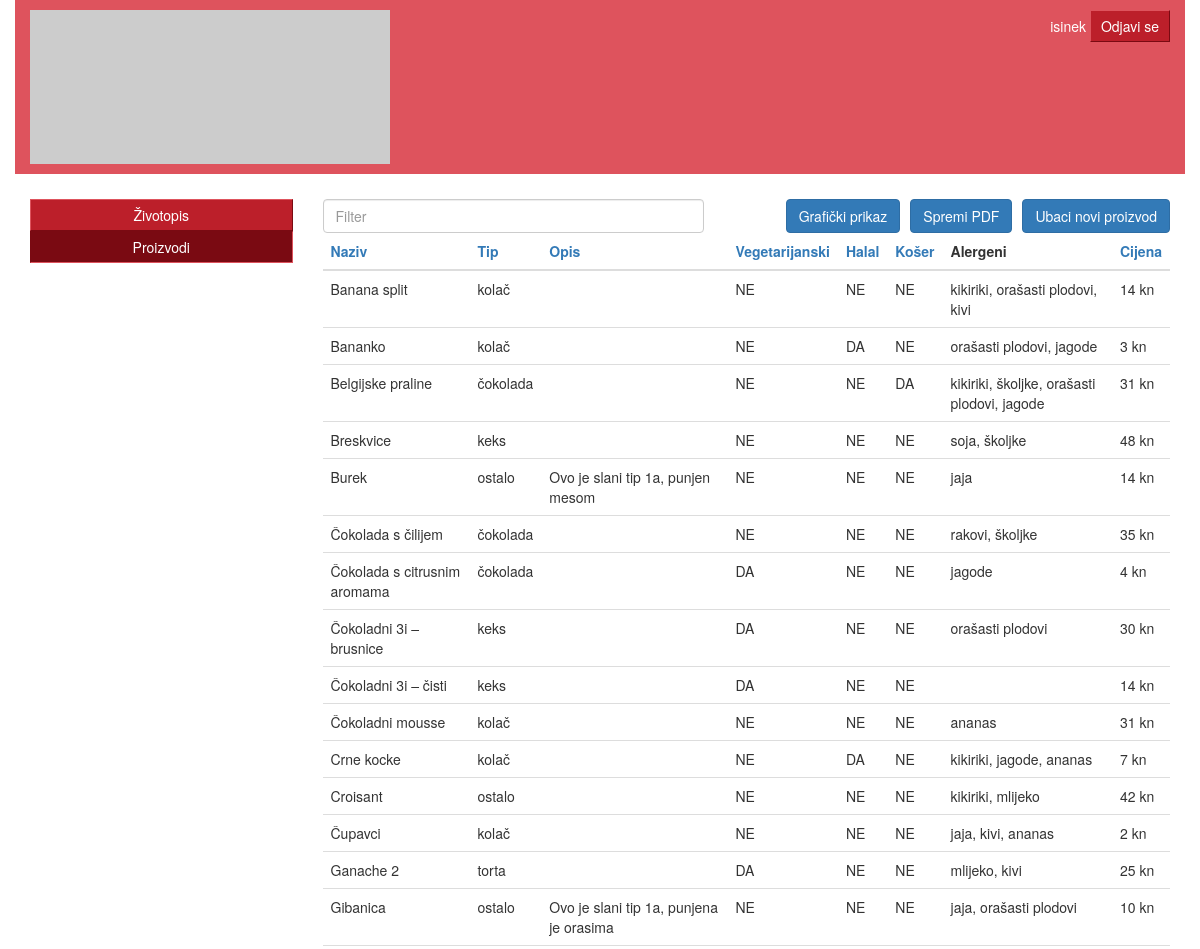
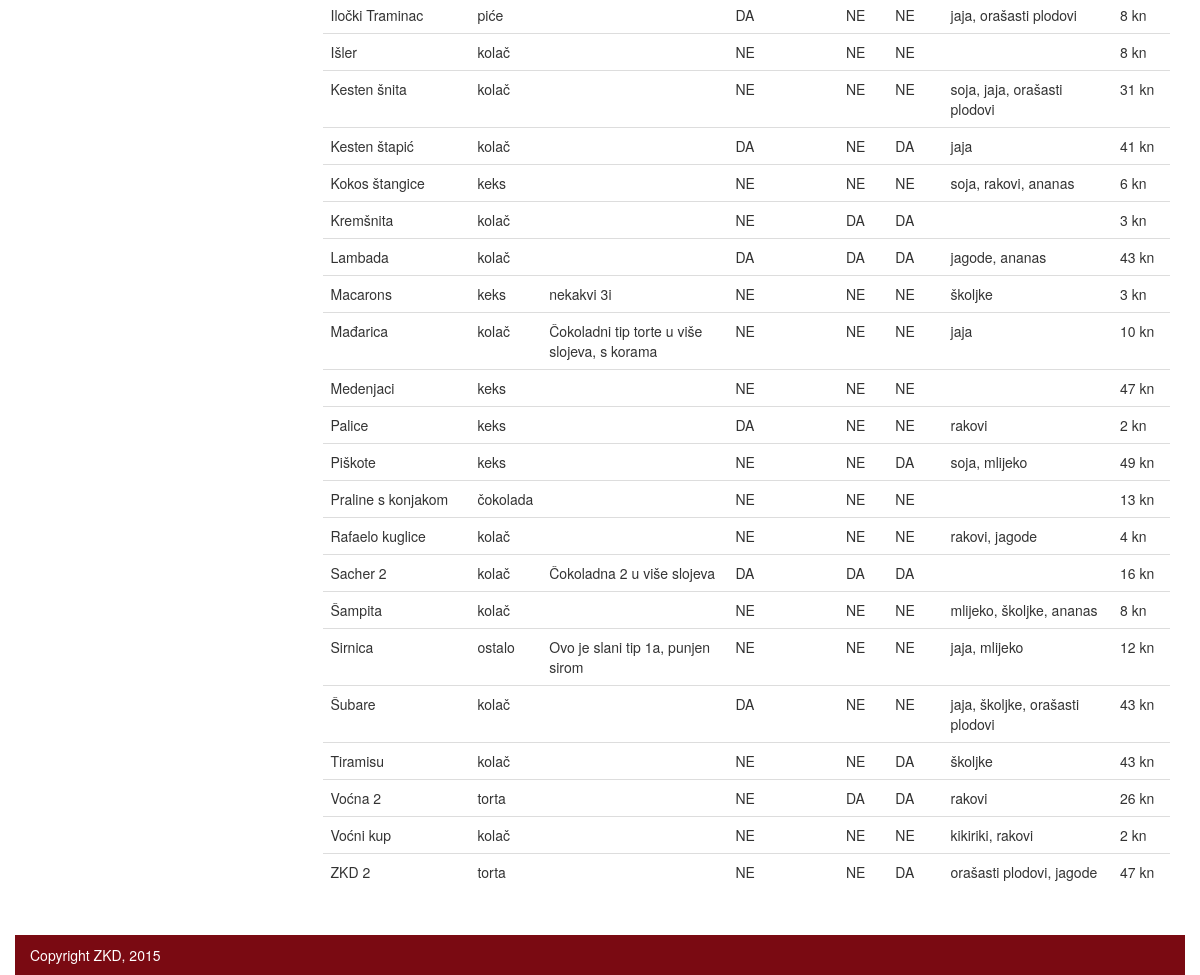
The app's page /lab4/proizvodi.php (signed in) with its own data (2 pictures, top to bottom).
### tables this page shows
CREATE TABLE IF NOT EXISTS `proizvodi` (
  `id` int(11) NOT NULL AUTO_INCREMENT,
  `naziv` varchar(50) NOT NULL,
  `tip` int(11) NOT NULL,
  `opis` text,
  `vegetarijanski` tinyint(1) NOT NULL,
  `halal` tinyint(1) NOT NULL,
  `koser` tinyint(1) NOT NULL,
  `cijena` decimal(10,0) DEFAULT NULL,
  PRIMARY KEY (`id`)
);

CREATE TABLE IF NOT EXISTS `tip_proizvoda` (
  `id` int(11) NOT NULL AUTO_INCREMENT,
  `naziv` varchar(50) NOT NULL,
  PRIMARY KEY (`id`)
);

### lab4/proizvodi.php (the view, shortened to what this page needs)
<?php
	$orderBy = isset($_GET['orderby']) ? $_GET['orderby'] : 2;
	$desc = isset($_GET['desc']) ? 'DESC' : 'ASC';
	$dbc = mysqli_connect( 'localhost', 'root', '123', 'zkd' ) or die('Pogreška kod spajanja na bazu podataka.');
	$sql = "SELECT proizvodi.id, proizvodi.naziv, tip_proizvoda.naziv, proizvodi.opis, proizvodi.vegetarijanski, proizvodi.halal, proizvodi.koser, proizvodi.cijena FROM proizvodi JOIN tip_proizvoda ON proizvodi.tip = tip_proizvoda.id ORDER BY ".$orderBy." ".$desc.";";
?>
<!doctype html>
<html lang="en">
<head>
	<link href="css/bootstrap.min.css" rel="stylesheet">
	<link href="css/custom.css" rel="stylesheet">
</head>
<body>
	<header class="container">
		<div class="row">
			<div class="col-sm-4 col-xs-6">
				<a class="home-button" href="/zivotopis.php">
					<img src="http://placehold.it/350x150" alt="">
				</a>
			</div>
			<div class="col-sm-8 col-xs-6 user-info">
				<span class="username"><?php print $_SESSION['username'] ?></span>
				<a class="simple-button" href="/logout.php">Odjavi se</a>
			</div>
		</div>
	</header>
	<section class="container content">
		<div class="row">
			<div class="col-md-3 col-sm-12">
				<nav>
					<a class="nav-link" href="zivotopis.php">Životopis</a>
					<a class="nav-link active" href="proizvodi.php">Proizvodi</a>
				</nav>
			</div>
			<div class="col-md-9 col-sm-12">
				<input type="text" class="form-control" id="filterProizvoda" placeholder="Filter" style="float: left; width: 45%;">
				<a href="proizvodi-input.php" class="btn btn-primary" style="float: right;">Ubaci novi proizvod</a>
				<a href="#" class="btn btn-primary" style="float: right; margin-right: 10px;" onclick="printToPdf(jQuery(this));">Spremi PDF</a>
                <a href="#" class="btn btn-primary" style="float: right; margin-right: 10px;">Grafički prikaz</a>
				<table id="tableProizvodi" class="table table-hover">
					<thead>
						<tr>
							<th><a href="proizvodi.php?orderby=2<?php print ($orderBy == 2 && $desc == 'ASC' ? '&desc' : '') ?>">Naziv</a></th>
							<th><a href="proizvodi.php?orderby=3<?php print ($orderBy == 3 && $desc == 'ASC' ? '&desc' : '') ?>">Tip</a></th>
							<th><a href="proizvodi.php?orderby=4<?php print ($orderBy == 4 && $desc == 'ASC' ? '&desc' : '') ?>">Opis</a></th>
							<th><a href="proizvodi.php?orderby=5<?php print ($orderBy == 5 && $desc == 'ASC' ? '&desc' : '') ?>">Vegetarijanski</a></th>
							<th><a href="proizvodi.php?orderby=6<?php print ($orderBy == 6 && $desc == 'ASC' ? '&desc' : '') ?>">Halal</a></th>
							<th><a href="proizvodi.php?orderby=7<?php print ($orderBy == 7 && $desc == 'ASC' ? '&desc' : '') ?>">Košer</a></th>
							<th>Alergeni</th>
							<th><a href="proizvodi.php?orderby=8<?php print ($orderBy == 8 && $desc == 'ASC' ? '&desc' : '') ?>">Cijena</a></th>
						</tr>
					</thead>
					<tbody>
						<?php
							if($result = $dbc->query($sql)) {
								while ($row = $result->fetch_row()) {
									print '<tr>';
										for($i = 1; $i < 8; ++$i) {
											print '<td>'.($i >= 4 && $i < 7 ? ($row[$i] ? 'DA' : 'NE') : $row[$i]).($i == 7 ? ' kn' : '').'</td>';
											if($i == 6) {
												$alergenisql = "SELECT id_proizvoda, GROUP_CONCAT( alergeni.naziv SEPARATOR ', ') FROM alergeni_u_proizvodu JOIN alergeni ON alergeni.id = alergeni_u_proizvodu.id_alergena WHERE id_proizvoda = ".$row[0]." GROUP BY id_proizvoda;";
												if($alergeni = $dbc->query($alergenisql)) {
													$alergenirow = $alergeni->fetch_row();
													print '<td>'.$alergenirow[1].'</td>';
												} else {
													print '<td>'.$alergenisql.'</td>';
												}
											}
										}
									print '</tr>';
								}
							}
						?>
					</tbody>
				</table>
			</div>
		</div>
	</section>
	<footer class="container">
		<span>Copyright ZKD, 2015</span>
	</footer>
</body>
</html>

### lab4/css/custom.css (style rules this page uses)
section.content { padding-top: 25px; padding-bottom: 25px; }
section.content table { border-collapse: separate; border-spacing: 5px 2px; }
section.content table.table { border-collapse: collapse; }
.home-button img { width: 100%; }
header { background: #DE535D; color: white; padding: 10px 15px; }
header .user-info { text-align: right; }
.simple-button { display: inline-block; padding: 5px 10px; background: #BC1F2A; border: 1px solid; border-color: #DE535D #7A0A12 #7A0A12 #DE535D; color: white; }
nav { margin-bottom: 20px; }
.nav-link { display: block; padding: 5px 10px; background: #BC1F2A; border: 1px solid; border-color: #DE535D #7A0A12 #7A0A12 #DE535D; color: white; text-align: center; }
.nav-link:hover, .nav-link:focus, .nav-link.active { background: #7A0A12; border-color: #7A0A12 #DE535D #DE535D #7A0A12; color: white; text-decoration: none; }
footer { background: #7A0A12; padding: 10px 15px; color: white; }

### records on screen
proizvodi: naziv "Banana split", tip_proizvoda.naziv "kolač", vegetarijanski "NE", halal "NE", koser "NE", alergenirow "kikiriki, orašasti plodovi, kivi", cijena "14"
proizvodi: naziv "Bananko", tip_proizvoda.naziv "kolač", vegetarijanski "NE", halal "DA", koser "NE", alergenirow "orašasti plodovi, jagode", cijena "3"
proizvodi: naziv "Belgijske praline", tip_proizvoda.naziv "čokolada", vegetarijanski "NE", halal "NE", koser "DA", alergenirow "kikiriki, školjke, orašasti plodovi, jagode", cijena "31"
proizvodi: naziv "Breskvice", tip_proizvoda.naziv "keks", vegetarijanski "NE", halal "NE", koser "NE", alergenirow "soja, školjke", cijena "48"
proizvodi: naziv "Burek", tip_proizvoda.naziv "ostalo", opis "Ovo je slani tip 1a, punjen mesom", vegetarijanski "NE", halal "NE", koser "NE", alergenirow "jaja", cijena "14"
proizvodi: naziv "Čokolada s čilijem", tip_proizvoda.naziv "čokolada", vegetarijanski "NE", halal "NE", koser "NE", alergenirow "rakovi, školjke", cijena "35"
proizvodi: naziv "Čokolada s citrusnim aromama", tip_proizvoda.naziv "čokolada", vegetarijanski "DA", halal "NE", koser "NE", alergenirow "jagode", cijena "4"
proizvodi: naziv "Čokoladni 3i – brusnice", tip_proizvoda.naziv "keks", vegetarijanski "DA", halal "NE", koser "NE", alergenirow "orašasti plodovi", cijena "30"
proizvodi: naziv "Čokoladni 3i – čisti", tip_proizvoda.naziv "keks", vegetarijanski "DA", halal "NE", koser "NE", cijena "14"
proizvodi: naziv "Čokoladni mousse", tip_proizvoda.naziv "kolač", vegetarijanski "NE", halal "NE", koser "NE", alergenirow "ananas", cijena "31"
proizvodi: naziv "Crne kocke", tip_proizvoda.naziv "kolač", vegetarijanski "NE", halal "DA", koser "NE", alergenirow "kikiriki, jagode, ananas", cijena "7"
proizvodi: naziv "Croisant", tip_proizvoda.naziv "ostalo", vegetarijanski "NE", halal "NE", koser "NE", alergenirow "kikiriki, mlijeko", cijena "42"
proizvodi: naziv "Čupavci", tip_proizvoda.naziv "kolač", vegetarijanski "NE", halal "NE", koser "NE", alergenirow "jaja, kivi, ananas", cijena "2"
proizvodi: naziv "Ganache 2", tip_proizvoda.naziv "torta", vegetarijanski "DA", halal "NE", koser "NE", alergenirow "mlijeko, kivi", cijena "25"
proizvodi: naziv "Gibanica", tip_proizvoda.naziv "ostalo", opis "Ovo je slani tip 1a, punjena je orasima", vegetarijanski "NE", halal "NE", koser "NE", alergenirow "jaja, orašasti plodovi", cijena "10"
proizvodi: naziv "Iločki Traminac", tip_proizvoda.naziv "piće", vegetarijanski "DA", halal "NE", koser "NE", alergenirow "jaja, orašasti plodovi", cijena "8"
proizvodi: naziv "Išler", tip_proizvoda.naziv "kolač", vegetarijanski "NE", halal "NE", koser "NE", cijena "8"
proizvodi: naziv "Kesten šnita", tip_proizvoda.naziv "kolač", vegetarijanski "NE", halal "NE", koser "NE", alergenirow "soja, jaja, orašasti plodovi", cijena "31"
proizvodi: naziv "Kesten štapić", tip_proizvoda.naziv "kolač", vegetarijanski "DA", halal "NE", koser "DA", alergenirow "jaja", cijena "41"
proizvodi: naziv "Kokos štangice", tip_proizvoda.naziv "keks", vegetarijanski "NE", halal "NE", koser "NE", alergenirow "soja, rakovi, ananas", cijena "6"
proizvodi: naziv "Kremšnita", tip_proizvoda.naziv "kolač", vegetarijanski "NE", halal "DA", koser "DA", cijena "3"
proizvodi: naziv "Lambada", tip_proizvoda.naziv "kolač", vegetarijanski "DA", halal "DA", koser "DA", alergenirow "jagode, ananas", cijena "43"
proizvodi: naziv "Macarons", tip_proizvoda.naziv "keks", opis "nekakvi 3i", vegetarijanski "NE", halal "NE", koser "NE", alergenirow "školjke", cijena "3"
proizvodi: naziv "Mađarica", tip_proizvoda.naziv "kolač", opis "Čokoladni tip torte u više slojeva, s korama", vegetarijanski "NE", halal "NE", koser "NE", alergenirow "jaja", cijena "10"
proizvodi: naziv "Medenjaci", tip_proizvoda.naziv "keks", vegetarijanski "NE", halal "NE", koser "NE", cijena "47"
proizvodi: naziv "Palice", tip_proizvoda.naziv "keks", vegetarijanski "DA", halal "NE", koser "NE", alergenirow "rakovi", cijena "2"
proizvodi: naziv "Piškote", tip_proizvoda.naziv "keks", vegetarijanski "NE", halal "NE", koser "DA", alergenirow "soja, mlijeko", cijena "49"
proizvodi: naziv "Praline s konjakom", tip_proizvoda.naziv "čokolada", vegetarijanski "NE", halal "NE", koser "NE", cijena "13"
proizvodi: naziv "Rafaelo kuglice", tip_proizvoda.naziv "kolač", vegetarijanski "NE", halal "NE", koser "NE", alergenirow "rakovi, jagode", cijena "4"
proizvodi: naziv "Sacher 2", tip_proizvoda.naziv "kolač", opis "Čokoladna 2 u više slojeva", vegetarijanski "DA", halal "DA", koser "DA", cijena "16"
proizvodi: naziv "Šampita", tip_proizvoda.naziv "kolač", vegetarijanski "NE", halal "NE", koser "NE", alergenirow "mlijeko, školjke, ananas", cijena "8"
proizvodi: naziv "Sirnica", tip_proizvoda.naziv "ostalo", opis "Ovo je slani tip 1a, punjen sirom", vegetarijanski "NE", halal "NE", koser "NE", alergenirow "jaja, mlijeko", cijena "12"
proizvodi: naziv "Šubare", tip_proizvoda.naziv "kolač", vegetarijanski "DA", halal "NE", koser "NE", alergenirow "jaja, školjke, orašasti plodovi", cijena "43"
proizvodi: naziv "Tiramisu", tip_proizvoda.naziv "kolač", vegetarijanski "NE", halal "NE", koser "DA", alergenirow "školjke", cijena "43"
proizvodi: naziv "Voćna 2", tip_proizvoda.naziv "torta", vegetarijanski "NE", halal "DA", koser "DA", alergenirow "rakovi", cijena "26"
proizvodi: naziv "Voćni kup", tip_proizvoda.naziv "kolač", vegetarijanski "NE", halal "NE", koser "NE", alergenirow "kikiriki, rakovi", cijena "2"
proizvodi: naziv "ZKD 2", tip_proizvoda.naziv "torta", vegetarijanski "NE", halal "NE", koser "DA", alergenirow "orašasti plodovi, jagode", cijena "47"

### other values on screen
$_SESSION['username'] "isinek"
